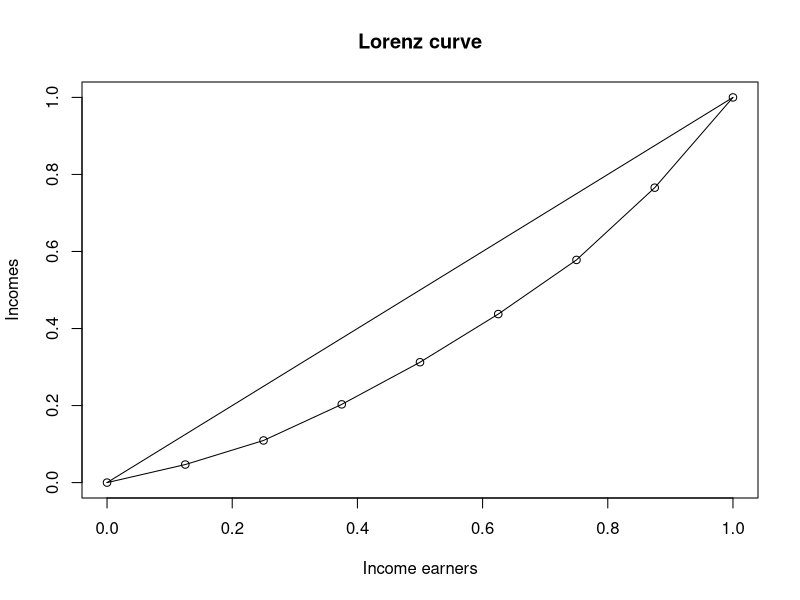
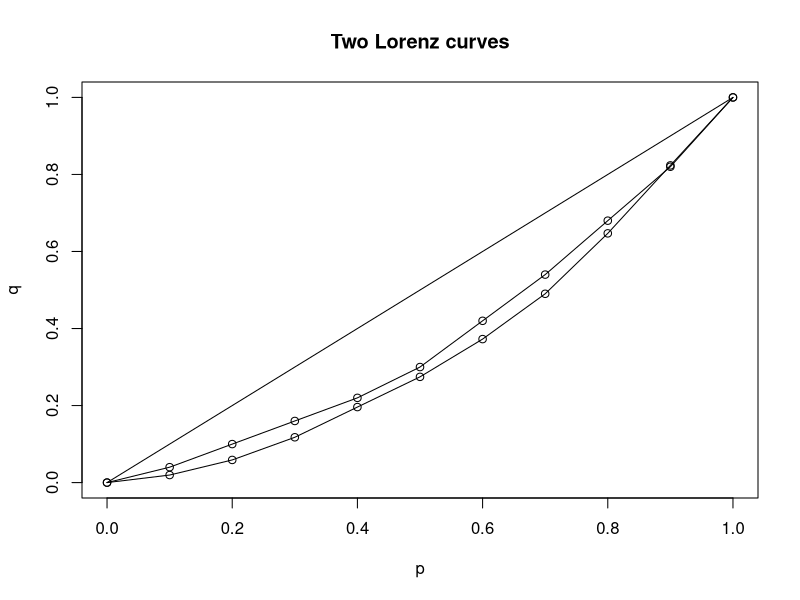

Here is the R script that generated these plots, in order:
## ---- chunk 1
pov <- read.csv2("data/pover07.csv", row.names=1)
pov
# rows: 1 poor families, 2 resident families, 3 poor persons, 4 resident persons
x <- round(pov[1,]/pov[2,]*100, 2)   # incidence for families
y <- round(pov[3,]/pov[4,]*100, 2)   # incidence for persons
x; y
## ---- chunk 2
E <- 0.667; U2 <- 986.35
U3 <- U2*(1+E*((3-2)/2))
U4 <- U3*(1+E*((4-3)/3))
U3; U4
## ---- chunk 3
x <- c(3,4,6,7,8,9,12,15) # incomes
x <- sort(x)
k <- 10 # poverty line
xp <- x[x<k]
H <- sum(x<k)/length(x)
H
I <- sum(k-xp)/(k*length(xp))
I
## ---- chunk 4
n <- length(x)
p <- cumsum(rep(1/n,n))
q <- cumsum(x/sum(x))
RC <- sum(p-q)*2/(n-1)
GC <- (n-1)*RC/n
GC
## ---- chunk 5
np <- length(xp)
Gp <- 2*sum(xp*1:np)/(np*sum(xp))-1-1/np; Gp
S <- H*(I+(1-I)*Gp)
S
## ---- chunk 6
qq <- x/sum(x)
TH <- sum(qq*log(n*qq))
TH
Her <- sum(qq^2)
Her
## ---- chunk 7
r <- 0.5
Atk <- 1-(1/mean(x))*((1/n)*sum(x^(1-r)))^(1/(1-r))
Atk
Atk1 <- 1-(1/mean(x))*prod(x)^(1/n)
Atk1
## ---- chunk 8
#| fig-cap: "Figure 7.1 – Lorenz curve"
xx <- c(0,p); yy <- c(0,q)
plot(xx, yy, type="o", main="Lorenz curve", xlab="Income earners", ylab="Incomes")
lines(xx, xx)
## ---- chunk 9
#| fig-cap: "Figure 7.2 – Comparison of two Lorenz curves"
x1 <- c(4,2,5,9,4,1,6,9,8,3); x2 <- c(6,3,4,7,6,3,7,3,9,2)
x1 <- sort(x1); x2 <- sort(x2); n <- length(x1)
p <- c(0,cumsum(rep(1/n,n))); q1 <- c(0,cumsum(x1/sum(x1)))
q2 <- c(0,cumsum(x2/sum(x2)))
plot(p, p, type="l", main="Two Lorenz curves", xlab="p", ylab="q")
lines(p, q1, type="o"); lines(p, q2, type="o")
